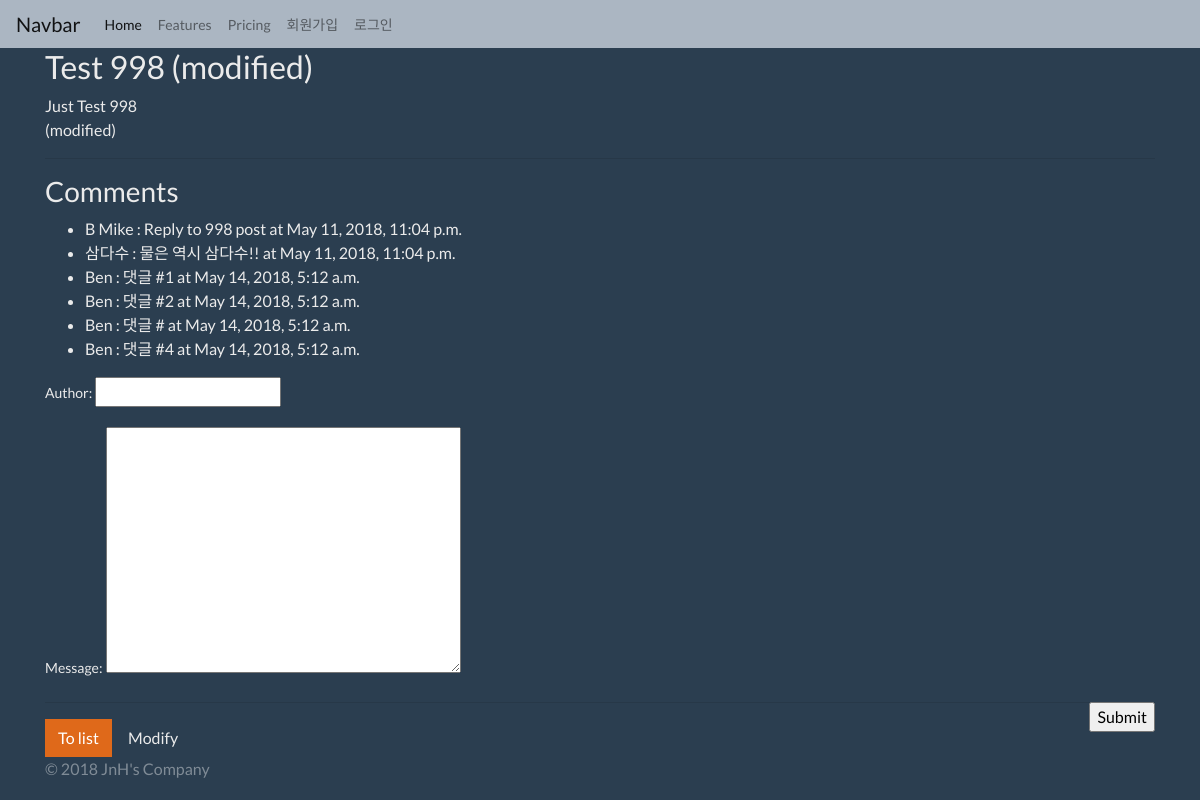
Page /blog/1004/ on the committed database.
### blog/models.py (models this page shows, shortened)
class Post(models.Model):
    STATUS_CHOICES = (
        ('d', 'Draft'),
        ('p', 'Published'),
        ('w', 'Withdrawn'),
    )
    user = models.ForeignKey(settings.AUTH_USER_MODEL)
    title = models.CharField(max_length=100, verbose_name="Subject", help_text="input title, max 100")
    content = models.TextField(verbose_name="Content")
    tag = models.CharField(max_length=50, blank=True, help_text="write tags")
    lnglat = models.CharField(max_length=30,
        validators=[lnglat_validator],
        help_text="\"longtitude,latitude\" type",
        blank=True
    )
    status = models.CharField(max_length=1, choices=STATUS_CHOICES)
    tag_set = models.ManyToManyField('Tag', blank=True)
    ip = models.CharField(max_length=20)
    created_at = models.DateTimeField(auto_now_add=True)
    updated_at = models.DateTimeField(auto_now=True)
    class Meta:
        ordering = ['-id']

class Comment(models.Model):
    post = models.ForeignKey(Post)
    author = models.CharField(max_length=20)
    message = models.TextField()
    created_at = models.DateTimeField(auto_now_add=True)
    updated_at = models.DateTimeField(auto_now=True)

### blog/views.py (the view)
# urls.py: url(r'^(?P<id>\d+)/$', views.post_detail, name='post_detail'),
def post_detail(request, id):
    post = get_object_or_404(Post, id=id)
    if request.method == 'POST':
        form = CommentForm(request.POST, request.FILES)
        if form.is_valid():
            comment = form.save(commit=False)
            comment.post_id = id
            comment.save()
            return redirect(post)
    else:
        form = CommentForm()
    return render(request, 'blog/post_detail.html', {
        'post': post,
        'form': form,
    })

### blog/forms.py
class CommentForm(forms.ModelForm):
    class Meta:
        model = Comment
        fields = ['author', 'message']

### blog/templates/blog/post_detail.html (shortened to what this page needs)
{% extends "blog/layout.html" %}
{% block content %}
<div class="container">
    <div class="row">
        <div class="col-sm-12">
            <h2>{{ post.title }}</h2>
                {{ post.content|linebreaks }}
            <hr/>
            <h3>Comments </h3>
            <ul>
                {% for comment in post.comment_set.all %}
                    <li>
                        {{ comment.author }} :
                        {{ comment.message }}
                        at {{ comment.updated_at }}
                    </li>
                {% endfor %}
            </ul>
            <p>
            <form action="" method="post">
                {{ form.as_p }}
                <input type="submit" class="float-right">
            </form>
            </p>
            <hr/>
            <a href="{% url 'blog:post_list' %}" class="btn btn-primary"> To list </a>
            <a href="{% url 'blog:post_edit' post.id %}" class="btn btn-default">Modify</a>
        </div>
    </div>
</div>
{% endblock %}

### rows in the picture
Post: title "Test 998 (modified)", content "Just Test 998 (modified)"
Comment: author "B Mike", message "Reply to 998 post", updated_at "May 11, 2018, 11:04 p.m."
Comment: author "삼다수", message "물은 역시 삼다수!!", updated_at "May 11, 2018, 11:04 p.m."
Comment: author "Ben", message "댓글 #1", updated_at "May 14, 2018, 5:12 a.m."
Comment: author "Ben", message "댓글 #2", updated_at "May 14, 2018, 5:12 a.m."
Comment: author "Ben", message "댓글 #", updated_at "May 14, 2018, 5:12 a.m."
Comment: author "Ben", message "댓글 #4", updated_at "May 14, 2018, 5:12 a.m."
